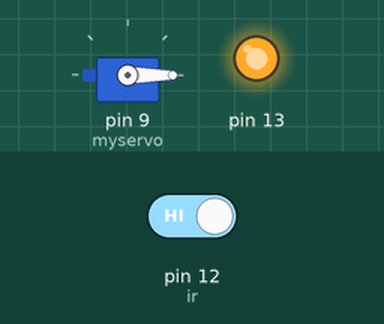
Recording of a sketch running on a simulated Arduino Uno, built with avr-gcc and run on an emulated ATmega328P. Shown: servo, output pins drawn as LEDs (lit = HIGH). Inputs (shaded band) come from the test bench; at power-on: pin 12 (ir) HIGH.

Above: at 3.0 s.
3.1 s: pin 12 (ir) driven LOW
At 3.7 s:
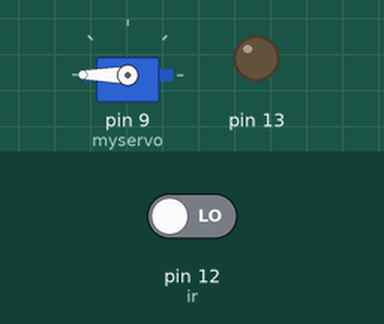
At 5.5 s:
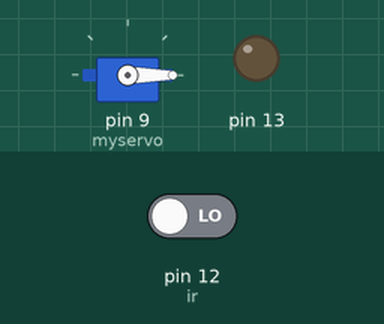
6.1 s: pin 12 (ir) driven HIGH
At 7.5 s:
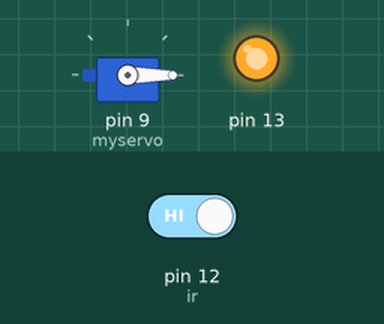
Timing chart, 0 to 9.1 s (numbered marks = the images above; inputs shaded):
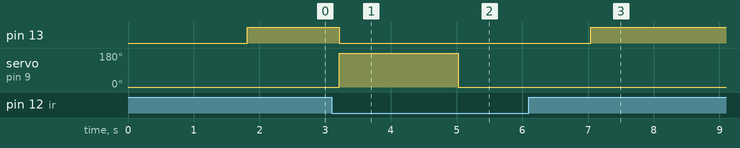

Measured:
- after the input at 3.1 s, pin 13: HIGH → LOW after 0.11 s; servo on pin 9 (myservo): 0° → 180° after 0.11 s, → 0° 1.8 s later
- after the input at 6.1 s, pin 13: LOW → HIGH after 0.94 s; servo on pin 9 (myservo): stops changing and stays 0°

The sketch:

sketch_mar30a_IR.ino
```cpp
#include <Servo.h>

Servo myservo;  // create servo object to control a servo
// twelve servo objects can be created on most boards

int pos = 0;    // variable to store the servo position
int ir=12;
bool servopos=0;
void setup() {
  // put your setup code here, to run once:
   myservo.attach(9);

pinMode(ir,INPUT);
pinMode(13,OUTPUT);
Serial.begin(9600);

  for (pos = 180; pos >= 0; pos -= 1) { // goes from 180 degrees to 0 degrees
    myservo.write(0);              // tell servo to go to position in variable 'pos'
    delay(10);
  }

}

void loop() {
  // put your main code here, to run repeatedly:
bool buttonState = digitalRead(ir);
digitalWrite(13, buttonState);
//Serial.println(buttonState);

if(!buttonState){

   //servopos=!servopos;

  for (pos = 0; pos <= 180; pos += 1) { // goes from 0 degrees to 180 degrees
    // in steps of 1 degree
    myservo.write(180);              // tell servo to go to position in variable 'pos'
    delay(10);                       // waits 15ms for the servo to reach the position
  }

   for (pos = 180; pos >= 0; pos -= 1) { // goes from 180 degrees to 0 degrees
    myservo.write(0);              // tell servo to go to position in variable 'pos'
    delay(10);                       // waits 15ms for the servo to reach the position
 }
  //}
  //Serial.print("pos: ");
  //Serial.println(servopos);
}


delay(200);
//;digitalread

}
```
